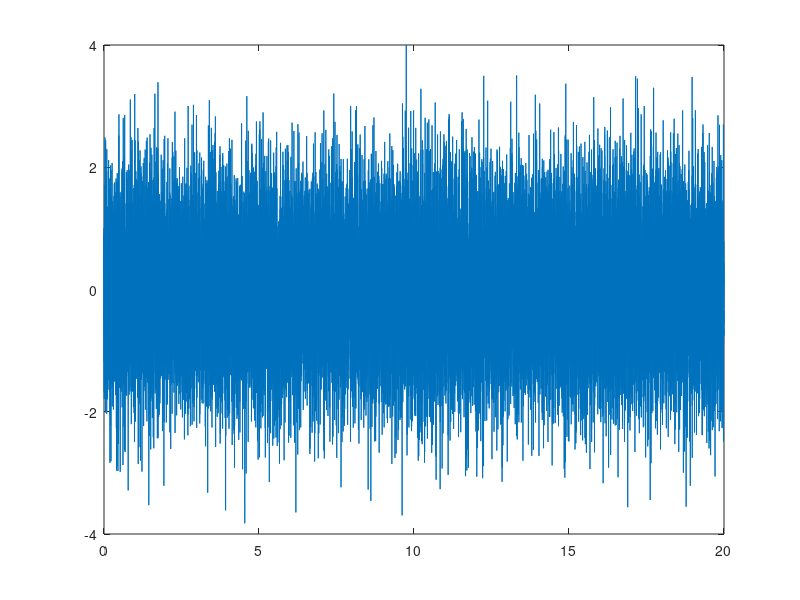

Write MATLAB code to recreate this figure. (Note: this script raises an error after producing the figure.)
%% Identifying LFP Waveforms
% This script is the second attempt to make a filter that will find sharp-wave
% ripples in randomly generated waveform data.

%% Creating random dataset
fake_data = randn(20000,1);
plot (fake_data);

%% Creating a time vector
Fs = 1000 %Defining sampling rate
tvec = 0:1:length(fake_data)-1; %Making an empty time vector same length as data
tvec = tvec *(1/Fs) %Converting sampling rate into seconds (for sanity)
plot(tvec)%To confirm it actually converted to seconds
plot(tvec, fake_data)%To confirm it actually converted to seconds, again

%% Normalizing the data using z-score so we can generalize across trials

z = zscore(fake_data)

plot (tvec, zscore)
%% Creating a filter
% With help from MVDM and Abhi!

%Filter 1, in Radians (an example; pls don't use this)
%fs = 1000;
%fcutlow = 140;
%fcuthigh = 200;
%[b,a] = butter(10,[fcutlow, fcuthigh]/(fs/2));
%Filt_filt_signal = filtfilt(b, a, fake_data);
%hold on
%plot(Filt_filt_signal,'r')


%Filter 2 in Hz (much nicer)
d_ripple = designfilt('bandpassiir','FilterOrder',12, ...
                    'HalfPowerFrequency1',140,'HalfPowerFrequency2',200, ...
                    'SampleRate',1000); %Adjust for actual sampling rate

filt_data = filtfilt(d_ripple,z);
plot(filt_data);

%% Creating an envelope
% With help from MVDM!

env = abs(hilbert(filt_data));
plot(env,'g')

%% Finding peaks of the envelope (potential sharp wave ripples)
[pks,locs, w, p] = findpeaks(env);% locs is locations, pks is local peak

keep_idx_w = w <15 %Make an index where width must be greater than 15 
w(1:10) %Check first 10 scores of w
keep_idx_w(1:10) %Check the logical array of w; should be 1 for those above 15, 0 for those below

pks = pks(keep_idx); locs = locs(keep_idx) %Synchronize data with peaks of width greater than 15 
